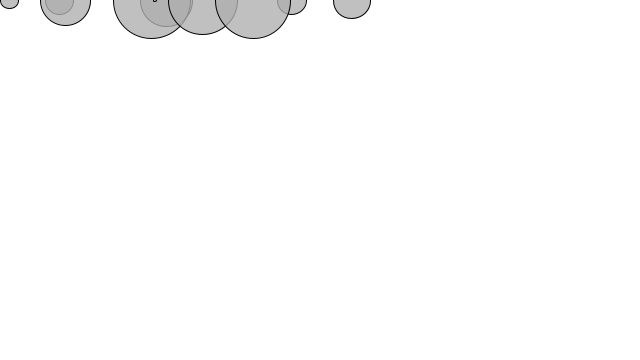
Frame 1 (no input)
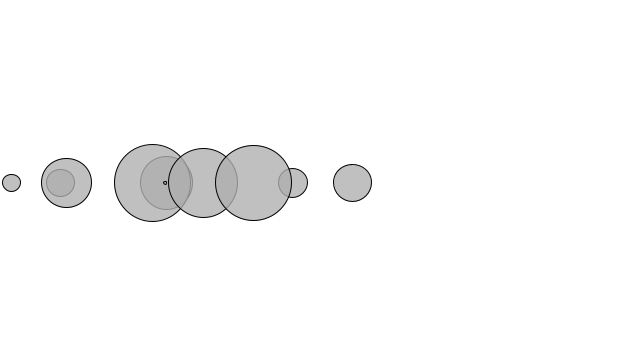
Frame 60 (the mouse pressed at the canvas centre just before this capture)
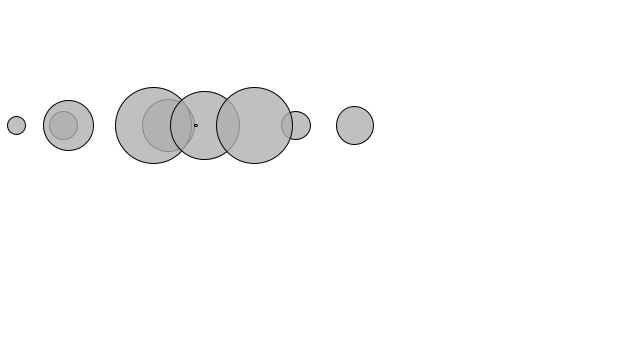
Frame 120 (the mouse held since frame 60 and released just before this capture)

The Processing sketch that drew these frames (run headless with seeded random() and noise(); from frame 60 on, the mouse is pressed at the canvas centre):

// Processing sketch: _2_4_forces_friction
// ── _2_4_forces_friction.pde
Mover[] movers = new Mover[10];

void setup() {
  size(640, 360);
  smooth();
  for (int i = 0; i < movers.length; i++) {
    movers[i] = new Mover(random(0.1, 5), random(width), 0);
  }
}

void draw() {
  background(255);



  for (int i = 0; i < movers.length; i++) {

    PVector wind = new PVector(0.001, 0);
    PVector gravity = new PVector(0, 0.1*movers[i].mass);

    float c = 0.01;
    PVector friction = movers[i].velocity.get();
    friction.mult(-1); 
    friction.normalize();
    friction.mult(c);

    //movers[i].applyForce(friction);
    movers[i].applyForce(wind);
    movers[i].applyForce(gravity);

    movers[i].update();
    movers[i].display();
    movers[i].checkEdges();
  }
}









// ── Mover.pde
class Mover {

  PVector location;
  PVector velocity;
  PVector acceleration;
  float mass;

  Mover(float m, float x , float y) {
    mass = m;
    location = new PVector(x,y);
    velocity = new PVector(0,0);
    acceleration = new PVector(0,0);
  }
  
  void applyForce(PVector force) {
    PVector f = PVector.div(force,mass);
    acceleration.add(f);
  }
  
  void update() {
    velocity.add(acceleration);
    location.add(velocity);
    acceleration.mult(0);
  }

  void display() {
    stroke(0);
    fill(175,200);
    ellipse(location.x,location.y,mass*16,mass*16);
  }

  void checkEdges() {

    if (location.x > width) {
      location.x = 0;
    } else if (location.x < 0) {
      location.x = width;
    }

    if (location.y > height) {
      velocity.y *= -1;
      location.y = height;
    }

  }

}
